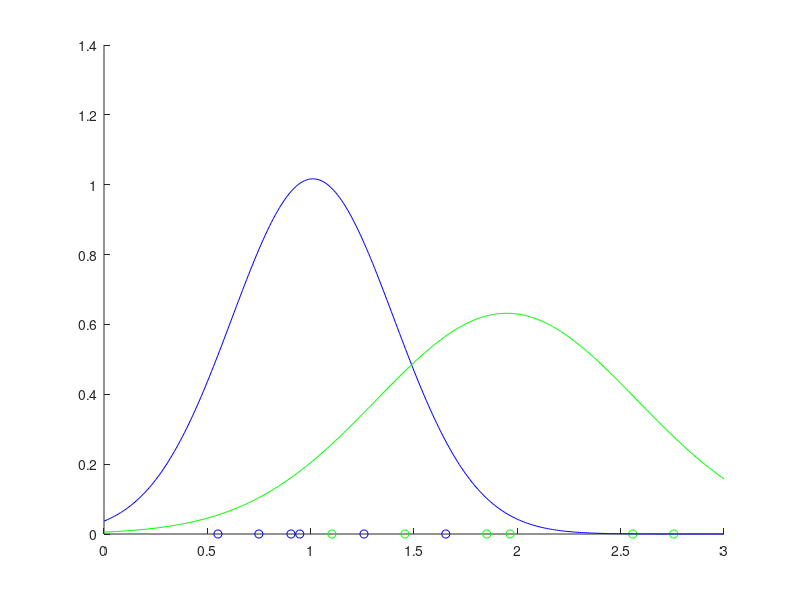

Write the MATLAB code that produced this figure.
X1 = [1 1
    1 2
    1 3
    2 1
    3 1
    3 3
    ];

X2 = [2 2
    3 2
    3 4
    5 1
    5 4
    5 5
    ];
M1 = mean(X1).' ;
S1 = cov(X1) ;
M2 = mean(X2).' ;
S2 = cov(X2) ;


% V = [51.5220; 35.3241];
% X1 = V.' * X1.' ;
% X2 = V.' * X2.' ;

best_epsilon = Inf ;
worst_epsilon = 0 ;
best_s = -1 ;
ind = 1 ;
for s = 0:0.01:1
    V = ((M2 - M1) \ (s * S1 + (1-s) * S2)).';
    vs1 = V.' * S1 * V ;
    vs2 = V.' * S2 * V ;
    v0 = (s*(vs1^2)*(V.'*M2) + (1-s)*(vs2^2)*(V.'*M1)) / (s*(vs1^2) + (1-s)*(vs2^2)) ;
    eta1 = V.' * M1 + v0 ;
    eta2 = V.' * M2 + v0 ;
    x1 = V.' * X1.' ;
    x2 = V.' * X2.' ;
    epsilon = 0 ;
    for i = 1:size(x1,2)
        if(x1(1,i) > v0)
            epsilon = epsilon + 1 ;
        end
        if(x2(1,i) <= v0)
            epsilon = epsilon + 1 ;
        end
    end
    epsilon = epsilon / (size(x1,2) + size(x2,2)) ;
    if(epsilon <= best_epsilon)
        best_epsilon = epsilon ;
        best_s = s;
        best_V = V ;
        best_v0 = v0 ;
    end
    if(epsilon >= worst_epsilon)
        worst_epsilon = epsilon ;
        worst_s = s;
        worst_V = V ;
        worst_v0 = v0 ;
    end
    bEps(ind) = epsilon ;
    ind = ind + 1 ;  
end
best_alpha = best_v0 ;
best_error = best_epsilon ;
disp('best alpha: ');
disp(best_alpha);
disp('best error: ');
disp(best_error);


X1 = V.' * X1.' ;
X2 = V.' * X2.' ;


 scatter(X1, zeros(1,size(X1,2)),'b');
 hold on ;
 scatter(X2, zeros(1,size(X2,2)),'g');
 hold on ;
 m1 = mean(X1) ;
 s1 = std(X1) ;
 plot(0:0.01:3,normpdf(0:0.01:3,m1 , s1),'b') ;
 hold on;
 m2 = mean(X2) ;
 s2 = std(X2) ;
 plot(0:0.01:3,normpdf(0:0.01:3,m2 , s2),'g') ;
 hold on;
 